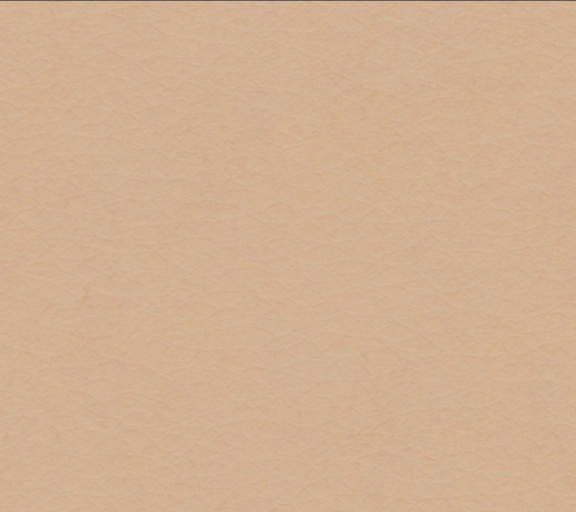
%> input picture normal.jpg, 1152 x 1024 px (shown at 1/2 size)
$ octave prog.m   (GNU Octave 9; MATLAB toolbox functions it lacks are replaced by stand-ins)
%> lines starting %> are read from the running program, lines starting %| are printed output that depends on the picture; in (x1, y1, x2, y2) boxes, pixels count from 0 and x2, y2 are one past the last pixel; in counts of white or black regions, pixels touching at a corner belong together; the program's own positions count from 1
% Question 1.b
% Anand Preshob Kadumberi
%
% Pseudo code for the solution
% 1. Read the images.
% 2. Resize both images to same scale and convert to grayscale.
% 3. Perform edge detection and calculate the total sum of all the pixels
% OR
% 3. Perform texture analysis by calculating the gray level co-occurance
% matrix and also calculate the entropy of the images

%% Read Image
img1=imread('normal.jpg');
%> img1 is the input picture: size 1024x1152x3 uint8; mean R, G, B 209.9, 176.6, 146.2
img2=imread('wrinky.JPG');
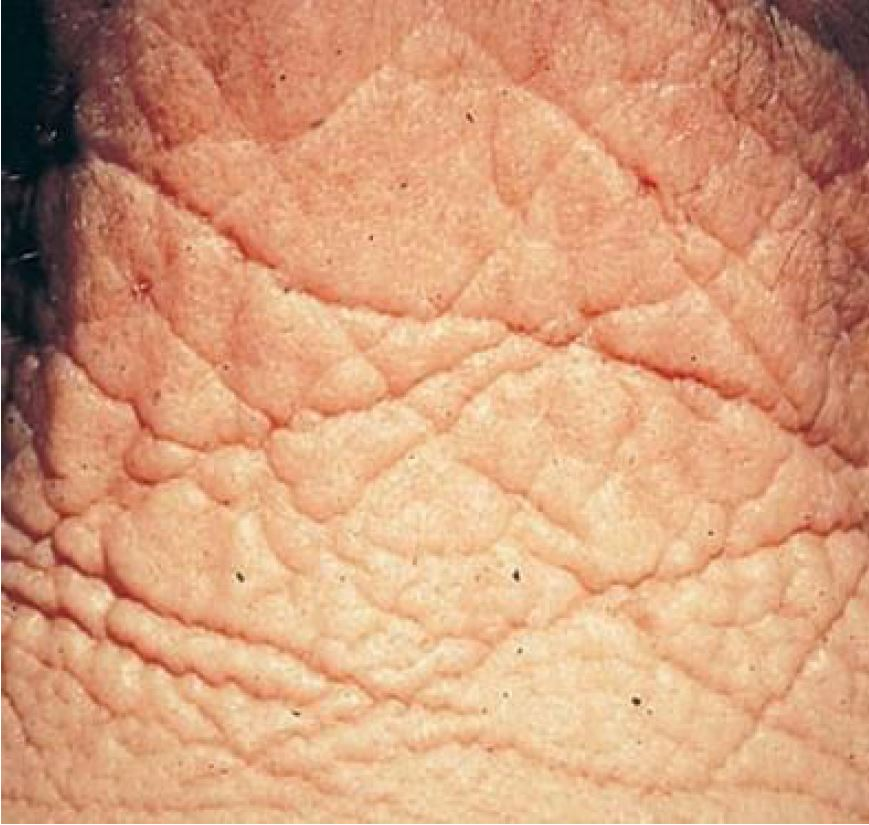
%> input picture wrinky.JPG, 869 x 825 px
%> img2 is the input picture: size 825x869x3 uint8; mean R, G, B 212.4, 157.5, 122.7
img1=imresize(img1,[825 869]);% Rezising both images to same scale
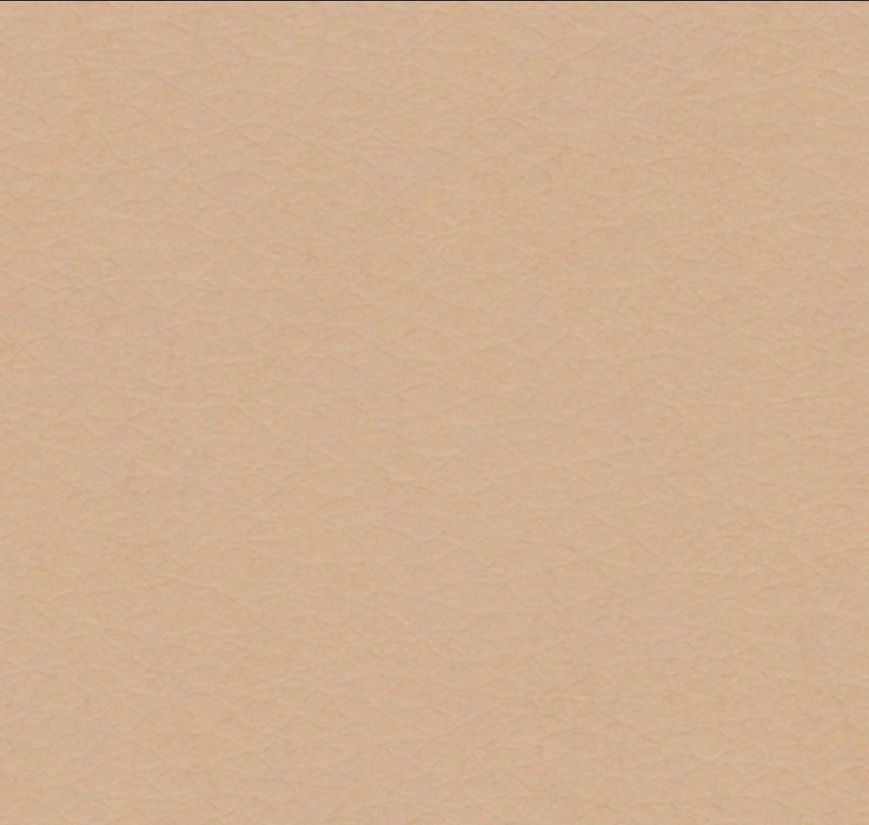
%> img1: size 825x869x3 uint8; mean R, G, B 209.9, 176.6, 146.2
% Converting to Grayscale
nor=rgb2gray(img1);
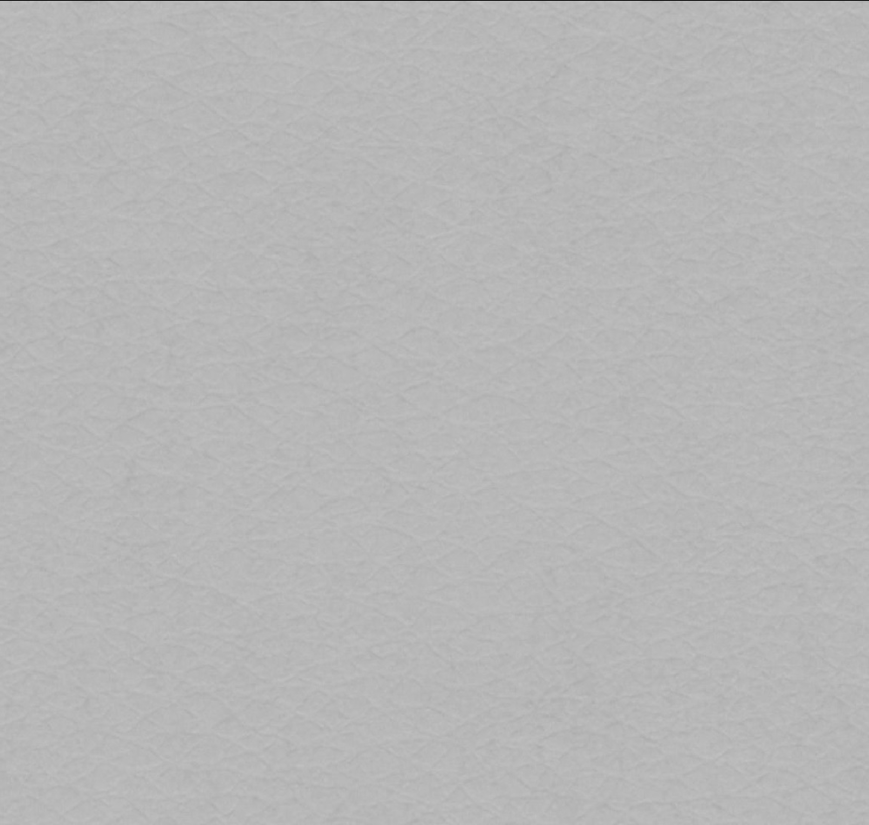
%> nor: size 825x869 uint8; min 34, max 198, mean 183
wri=rgb2gray(img2);
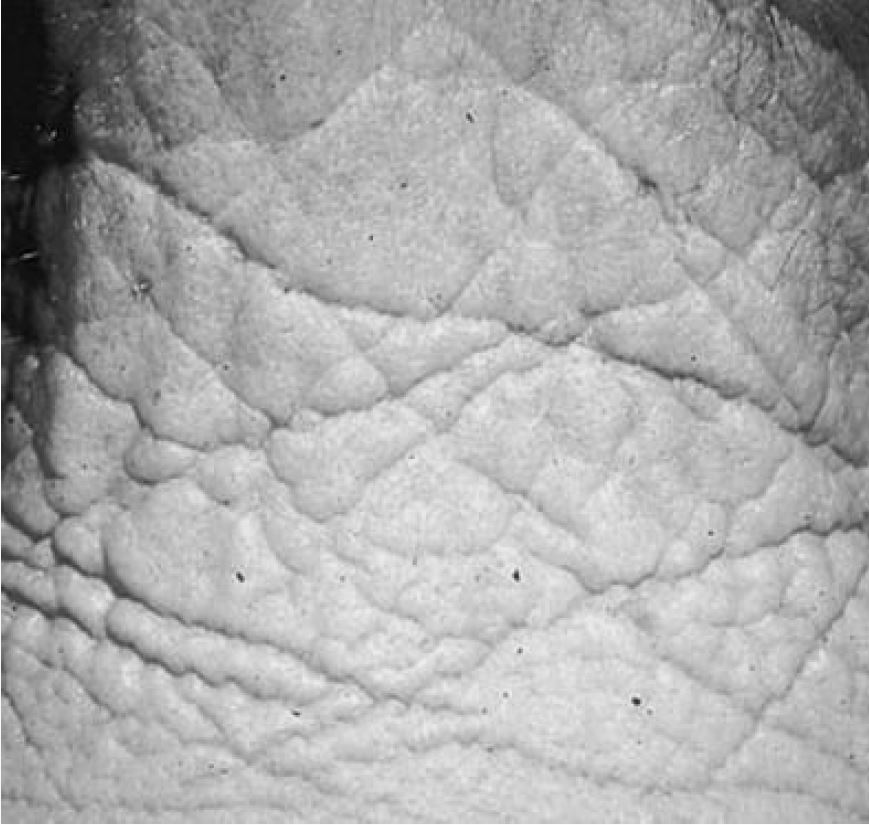
%> wri: size 825x869 uint8; min 2, max 255, mean 170
% Ploting the image
subplot(1,2,1)
imshow(nor)
subplot(1,2,2)
imshow(wri)
%% The quantified values
% Edge detection
noredge=edge(nor,'sobel');
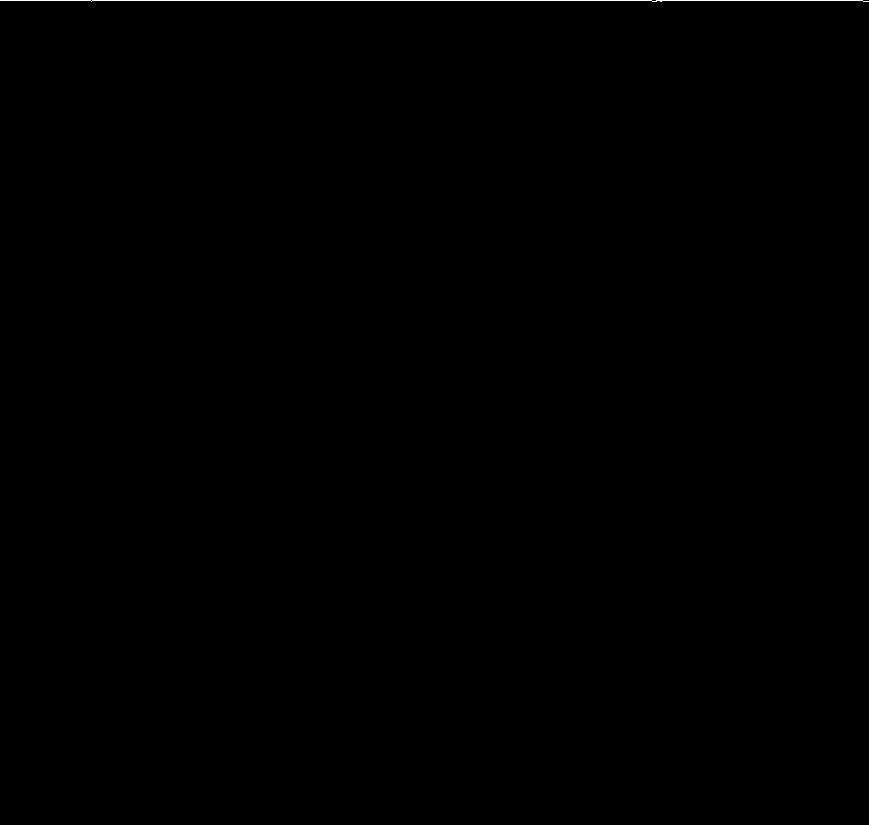
%> noredge: size 825x869 logical; 0.12% white in thin lines or dots, all inside (x1, y1, x2, y2) = (0, 0, 869, 2)
wriedge=edge(wri,'sobel');
%> wriedge: size 825x869 logical; 1.3% white in thin lines or dots
new1=(uint8(noredge)).*(nor);
new2=(uint8(wriedge)).*(wri);
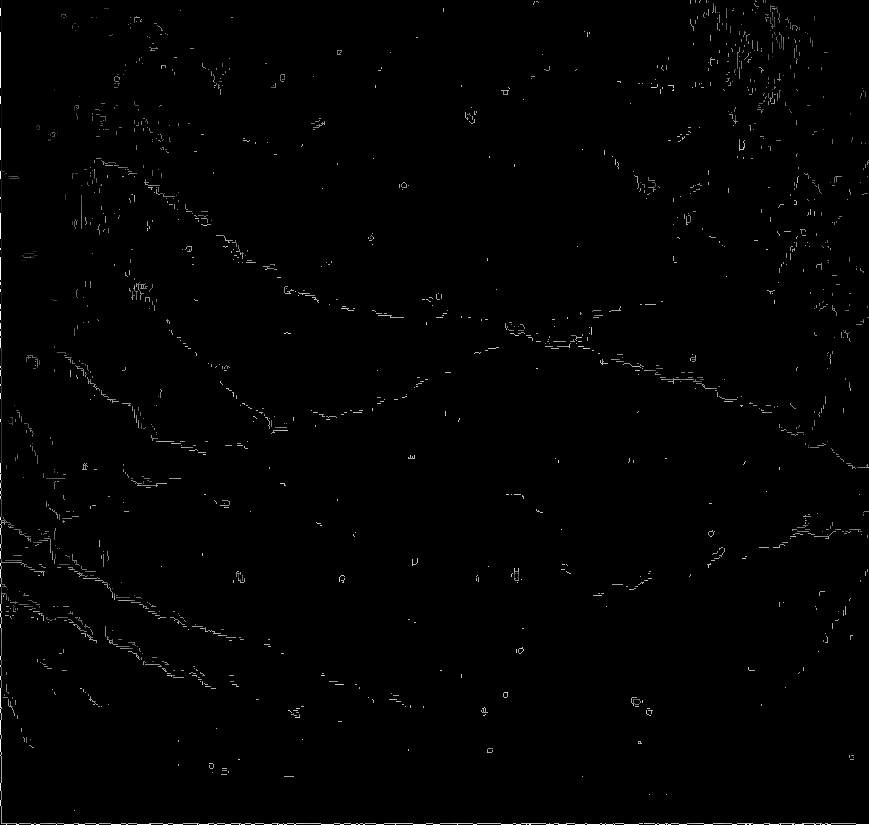
%> new2: size 825x869 uint8; min 0, max 255, mean 1.9
% Quantifier 1
sum(new1(:))
%> ans = 33860
sum(new2(:))
%> ans = 1353187
% Quantfier 2
glcm1=graycomatrix(nor)
%> glcm1 = [0 0 0 0 0 0 0 0; 0 868 0 0 0 0 0 0; 0 0 0 0 0 0 0 0; 0 0 0 0 0 0 0 0; 0 0 0 0 0 0 0 0; 0 0 0 0 0 714941 94 0; 0 0 0 0 0 94 103 0; 0 0 0 0 0 0 0 0]
glcm2=graycomatrix(wri)
%> glcm2 = [14509 624 0 0 0 0 0 0; 355 14844 1195 7 0 0 0 0; 1 841 20271 2535 12 6 0 0; 0 7 2160 31914 4619 29 6 0; 0 0 36 4340 87092 8930 13 0; 0 0 2 32 8790 249712 12334 5; 0 0 0 2 14 12335 227033 2038; 268 172 90 73 123 103 2038 6590]
% Quantifier 3
stats1 = graycoprops(glcm1)
%> stats1 = {Contrast 0.000263, Correlation 0.993, Energy 0.997, Homogeneity 1}
stats2 = graycoprops(glcm2)
%> stats2 = {Contrast 0.123, Correlation 0.968, Energy 0.242, Homogeneity 0.955}
% Quantifier 4
j1=entropy(nor)
%> j1 = 3.34
j2=entropy(wri)
%> j2 = 7.08
